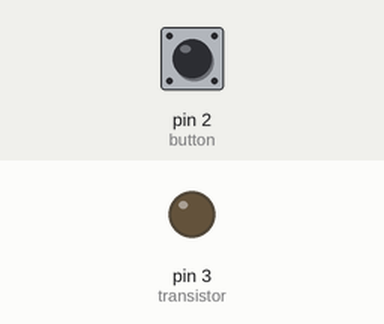
Simulated run of this sketch. Board: Arduino Uno, built with avr-gcc and run on an emulated ATmega328P. Parts: output pins drawn as LEDs (lit = HIGH). The test bench sets the inputs (shaded band); at power-on: pin 2 (button) HIGH.

Above: at 1.2 s.
1.3 s: pin 2 (button) pulled LOW for 0.15 s
At 1.37 s:
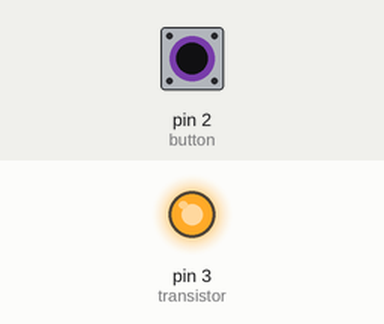
2.9 s: pin 2 (button) pulled LOW for 3.2 s
At 6.8 s:
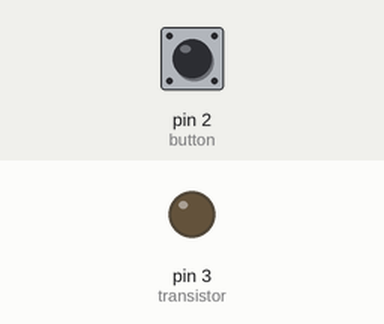
Timing chart, 0 to 8.3 s (numbered marks = the images above; inputs shaded):
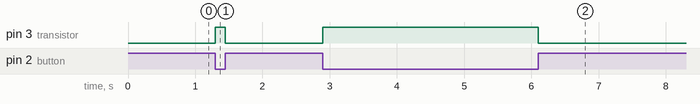

The sketch:

Transistor.ino
```cpp
#define button 2
#define transistor 3

void setup()
{
  pinMode(button, INPUT_PULLUP);
  pinMode(transistor, OUTPUT);
}

void loop()
{

  int buttonState = digitalRead(button);
  if(buttonState == 0){
    digitalWrite(transistor,1);
  }
  else{
    digitalWrite(transistor,0);
  }

}
```

Measured:
- after the input at 1.3 s, pin 3 (transistor): LOW → HIGH at once, → LOW 0.15 s later
- after the input at 2.9 s, pin 3 (transistor): LOW → HIGH at once, → LOW 3.2 s later
